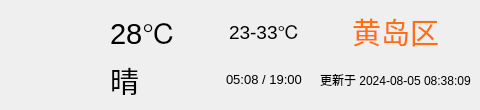
     <widget class="QWidget" name="widget02RealTime" native="true">
      <widget class="QLabel" name="label_weathert_icon">
       <property name="geometry">
        <rect>
         <x>20</x>
         <y>20</y>
         <width>80</width>
         <height>80</height>
        </rect>
       </property>
       <property name="minimumSize">
        <size>
         <width>80</width>
         <height>80</height>
        </size>
       </property>
       <property name="maximumSize">
        <size>
         <width>80</width>
         <height>80</height>
        </size>
       </property>
       <property name="text">
        <string/>
       </property>
       <property name="pixmap">
        <pixmap resource="res.qrc">:/res/icons/main/晴.png</pixmap>
       </property>
       <property name="scaledContents">
        <bool>true</bool>
       </property>
      </widget>
      <widget class="QWidget" name="layoutWidget">
       <property name="geometry">
        <rect>
         <x>110</x>
         <y>10</y>
         <width>361</width>
         <height>91</height>
        </rect>
       </property>
       <layout class="QGridLayout" name="gridLayout">
        <item row="0" column="0" alignment="Qt::AlignmentFlag::AlignLeft|Qt::AlignmentFlag::AlignVCenter">
         <widget class="QLabel" name="label_temp">
          <property name="text">
           <string>&lt;html&gt;&lt;head/&gt;&lt;body&gt;&lt;p&gt;&lt;span style=&quot; font-size:22pt;&quot;&gt;28℃&lt;/span&gt;&lt;/p&gt;&lt;/body&gt;&lt;/html&gt;</string>
          </property>
         </widget>
        </item>
        <item row="1" column="2">
         <widget class="QLabel" name="label_update_time">
          <property name="text">
           <string>更新于 2024-08-05 08:38:09</string>
          </property>
         </widget>
        </item>
        <item row="1" column="0" alignment="Qt::AlignmentFlag::AlignVCenter">
         <widget class="QLabel" name="label_weather_name">
          <property name="text">
           <string>&lt;html&gt;&lt;head/&gt;&lt;body&gt;&lt;p&gt;&lt;span style=&quot; font-size:22pt;&quot;&gt;晴&lt;/span&gt;&lt;/p&gt;&lt;/body&gt;&lt;/html&gt;</string>
          </property>
         </widget>
        </item>
        <item row="0" column="2" alignment="Qt::AlignmentFlag::AlignHCenter|Qt::AlignmentFlag::AlignVCenter">
         <widget class="QLabel" name="label_city_name">
          <property name="styleSheet">
           <string notr="true">color: rgb(255, 111, 15);</string>
          </property>
          <property name="text">
           <string>&lt;html&gt;&lt;head/&gt;&lt;body&gt;&lt;p&gt;&lt;span style=&quot; font-size:22pt;&quot;&gt;黄岛区&lt;/span&gt;&lt;/p&gt;&lt;/body&gt;&lt;/html&gt;</string>
          </property>
         </widget>
        </item>
        <item row="0" column="1" alignment="Qt::AlignmentFlag::AlignHCenter|Qt::AlignmentFlag::AlignVCenter">
         <widget class="QLabel" name="label_temp_range">
          <property name="text">
           <string>&lt;html&gt;&lt;head/&gt;&lt;body&gt;&lt;p&gt;&lt;span style=&quot; font-size:14pt;&quot;&gt;23-33℃&lt;/span&gt;&lt;/p&gt;&lt;/body&gt;&lt;/html&gt;</string>
          </property>
         </widget>
        </item>
        <item row="1" column="1" alignment="Qt::AlignmentFlag::AlignHCenter|Qt::AlignmentFlag::AlignVCenter">
         <widget class="QLabel" name="label_sun">
          <property name="text">
           <string>&lt;html&gt;&lt;head/&gt;&lt;body&gt;&lt;p&gt;&lt;span style=&quot; font-size:10pt;&quot;&gt;05:08 / 19:00&lt;/span&gt;&lt;/p&gt;&lt;/body&gt;&lt;/html&gt;</string>
          </property>
         </widget>
        </item>
       </layout>
      </widget>
     </widget>
